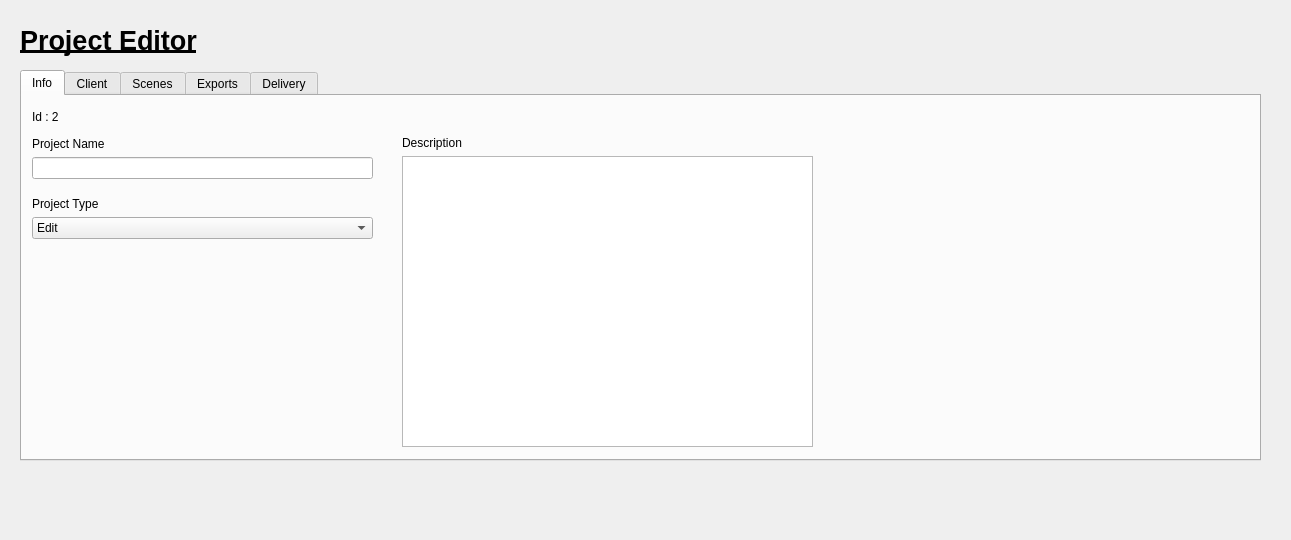
<?xml version="1.0" encoding="UTF-8"?>
<ui version="4.0">
 <class>Form</class>
 <widget class="QWidget" name="Form">
  <property name="geometry">
   <rect>
    <x>0</x>
    <y>0</y>
    <width>1291</width>
    <height>540</height>
   </rect>
  </property>
  <property name="windowTitle">
   <string>Form</string>
  </property>
  <widget class="QTabWidget" name="tabWidgetInfo">
   <property name="geometry">
    <rect>
     <x>20</x>
     <y>70</y>
     <width>1241</width>
     <height>391</height>
    </rect>
   </property>
   <property name="currentIndex">
    <number>0</number>
   </property>
   <widget class="QWidget" name="tab_9">
    <attribute name="title">
     <string>Info</string>
    </attribute>
    <widget class="QWidget" name="layoutWidget_17">
     <property name="geometry">
      <rect>
       <x>10</x>
       <y>40</y>
       <width>341</width>
       <height>43</height>
      </rect>
     </property>
     <layout class="QVBoxLayout" name="verticalLayout_16">
      <item>
       <widget class="QLabel" name="label_21">
        <property name="text">
         <string>Project Name</string>
        </property>
       </widget>
      </item>
      <item>
       <widget class="QLineEdit" name="lineEditGroupName_5"/>
      </item>
     </layout>
    </widget>
    <widget class="QWidget" name="layoutWidget_18">
     <property name="geometry">
      <rect>
       <x>380</x>
       <y>40</y>
       <width>411</width>
       <height>311</height>
      </rect>
     </property>
     <layout class="QVBoxLayout" name="verticalLayout_17">
      <item>
       <widget class="QLabel" name="label_22">
        <property name="text">
         <string>Description</string>
        </property>
       </widget>
      </item>
      <item>
       <widget class="QTextEdit" name="textEditDescription_3"/>
      </item>
     </layout>
    </widget>
    <widget class="QLabel" name="label_idText_3">
     <property name="geometry">
      <rect>
       <x>10</x>
       <y>10</y>
       <width>339</width>
       <height>21</height>
      </rect>
     </property>
     <property name="text">
      <string>Id : 2</string>
     </property>
    </widget>
    <widget class="QWidget" name="layoutWidget_20">
     <property name="geometry">
      <rect>
       <x>10</x>
       <y>100</y>
       <width>341</width>
       <height>43</height>
      </rect>
     </property>
     <layout class="QVBoxLayout" name="verticalLayout_18">
      <item>
       <widget class="QLabel" name="label_24">
        <property name="text">
         <string>Project Type</string>
        </property>
       </widget>
      </item>
      <item>
       <widget class="QComboBox" name="comboBox">
        <item>
         <property name="text">
          <string>Edit</string>
         </property>
        </item>
        <item>
         <property name="text">
          <string>Video Game</string>
         </property>
        </item>
        <item>
         <property name="text">
          <string>VFX</string>
         </property>
        </item>
        <item>
         <property name="text">
          <string>Sculpt</string>
         </property>
        </item>
        <item>
         <property name="text">
          <string>Sketch</string>
         </property>
        </item>
        <item>
         <property name="text">
          <string>WIP</string>
         </property>
        </item>
        <item>
         <property name="text">
          <string>Code</string>
         </property>
        </item>
        <item>
         <property name="text">
          <string>Sandbox</string>
         </property>
        </item>
       </widget>
      </item>
     </layout>
    </widget>
   </widget>
   <widget class="QWidget" name="tab_10">
    <attribute name="title">
     <string>Client</string>
    </attribute>
    <widget class="QWidget" name="layoutWidget_22">
     <property name="geometry">
      <rect>
       <x>10</x>
       <y>30</y>
       <width>1185</width>
       <height>111</height>
      </rect>
     </property>
     <layout class="QVBoxLayout" name="verticalLayout_20">
      <item>
       <layout class="QHBoxLayout" name="horizontalLayout_13">
        <item>
         <widget class="QLabel" name="label_26">
          <property name="text">
           <string>Client</string>
          </property>
         </widget>
        </item>
        <item>
         <widget class="QPushButton" name="pushButtonUserAdd_6">
          <property name="text">
           <string>Open</string>
          </property>
         </widget>
        </item>
       </layout>
      </item>
      <item>
       <widget class="QTableView" name="tableViewClient"/>
      </item>
     </layout>
    </widget>
   </widget>
   <widget class="QWidget" name="tab_13">
    <attribute name="title">
     <string>Scenes</string>
    </attribute>
    <widget class="QWidget" name="layoutWidget_25">
     <property name="geometry">
      <rect>
       <x>10</x>
       <y>30</y>
       <width>1185</width>
       <height>257</height>
      </rect>
     </property>
     <layout class="QVBoxLayout" name="verticalLayout_23">
      <item>
       <layout class="QHBoxLayout" name="horizontalLayout_16">
        <item>
         <widget class="QLabel" name="label_29">
          <property name="text">
           <string>Scenes</string>
          </property>
         </widget>
        </item>
        <item>
         <widget class="QPushButton" name="pushButtonClientsAdd_7">
          <property name="text">
           <string>+</string>
          </property>
         </widget>
        </item>
        <item>
         <widget class="QPushButton" name="pushButtonClientsMinus_7">
          <property name="text">
           <string>-</string>
          </property>
         </widget>
        </item>
       </layout>
      </item>
      <item>
       <widget class="QTableView" name="tableViewScenes"/>
      </item>
     </layout>
    </widget>
   </widget>
   <widget class="QWidget" name="tab_12">
    <attribute name="title">
     <string>Exports</string>
    </attribute>
    <widget class="QWidget" name="layoutWidget_24">
     <property name="geometry">
      <rect>
       <x>10</x>
       <y>30</y>
       <width>1185</width>
       <height>257</height>
      </rect>
     </property>
     <layout class="QVBoxLayout" name="verticalLayout_22">
      <item>
       <layout class="QHBoxLayout" name="horizontalLayout_15">
        <item>
         <widget class="QLabel" name="label_28">
          <property name="text">
           <string>Exports</string>
          </property>
         </widget>
        </item>
        <item>
         <widget class="QPushButton" name="pushButtonClientsAdd_6">
          <property name="text">
           <string>+</string>
          </property>
         </widget>
        </item>
        <item>
         <widget class="QPushButton" name="pushButtonClientsMinus_6">
          <property name="text">
           <string>-</string>
          </property>
         </widget>
        </item>
       </layout>
      </item>
      <item>
       <widget class="QTableView" name="tableViewExports"/>
      </item>
     </layout>
    </widget>
   </widget>
   <widget class="QWidget" name="tab">
    <attribute name="title">
     <string>Delivery</string>
    </attribute>
    <widget class="QWidget" name="layoutWidget_26">
     <property name="geometry">
      <rect>
       <x>10</x>
       <y>30</y>
       <width>1185</width>
       <height>257</height>
      </rect>
     </property>
     <layout class="QVBoxLayout" name="verticalLayout_24">
      <item>
       <layout class="QHBoxLayout" name="horizontalLayout_17">
        <item>
         <widget class="QLabel" name="label_30">
          <property name="text">
           <string>Delivery</string>
          </property>
         </widget>
        </item>
        <item>
         <widget class="QPushButton" name="pushButtonClientsAdd_8">
          <property name="text">
           <string>+</string>
          </property>
         </widget>
        </item>
        <item>
         <widget class="QPushButton" name="pushButtonClientsMinus_8">
          <property name="text">
           <string>-</string>
          </property>
         </widget>
        </item>
       </layout>
      </item>
      <item>
       <widget class="QTableView" name="tableViewClients_8"/>
      </item>
     </layout>
    </widget>
   </widget>
  </widget>
  <widget class="QLabel" name="label">
   <property name="geometry">
    <rect>
     <x>20</x>
     <y>10</y>
     <width>1187</width>
     <height>61</height>
    </rect>
   </property>
   <property name="font">
    <font>
     <pointsize>20</pointsize>
     <weight>75</weight>
     <bold>true</bold>
     <underline>true</underline>
    </font>
   </property>
   <property name="text">
    <string>Project Editor</string>
   </property>
  </widget>
 </widget>
 <resources/>
 <connections/>
</ui>
